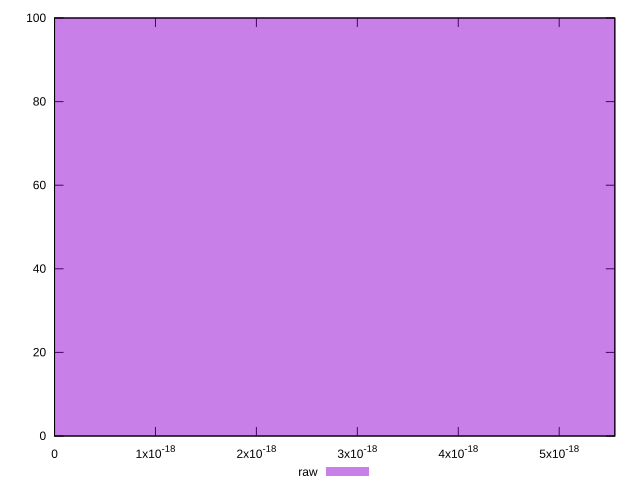

This chart was generated by the following gnuplot code:
reset

$raw <<EOF
0 100
EOF

set key outside below
set boxwidth 1e-12
set xrange [0:5.551115123125783e-18]
set yrange [0:100]
set trange [0:100]
set style fill transparent solid 0.5 noborder
set terminal svg size 640, 490 enhanced background rgb 'white'
set output "reports/report_00031_2021-02-24T23-18-18.084Z/meta/score-difference/samples/card/raw/histogram.svg"

plot $raw title "raw" with boxes

reset
